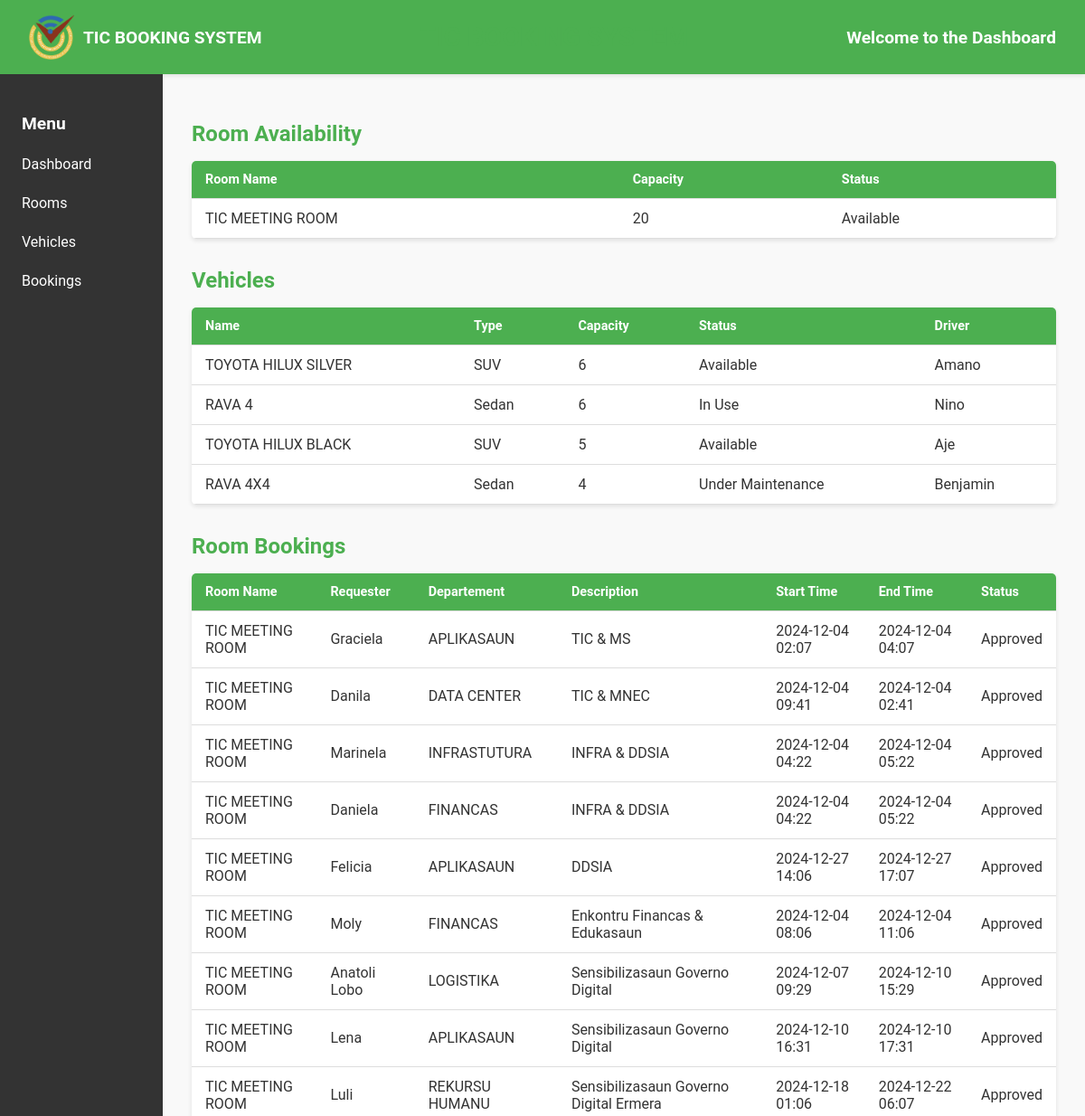
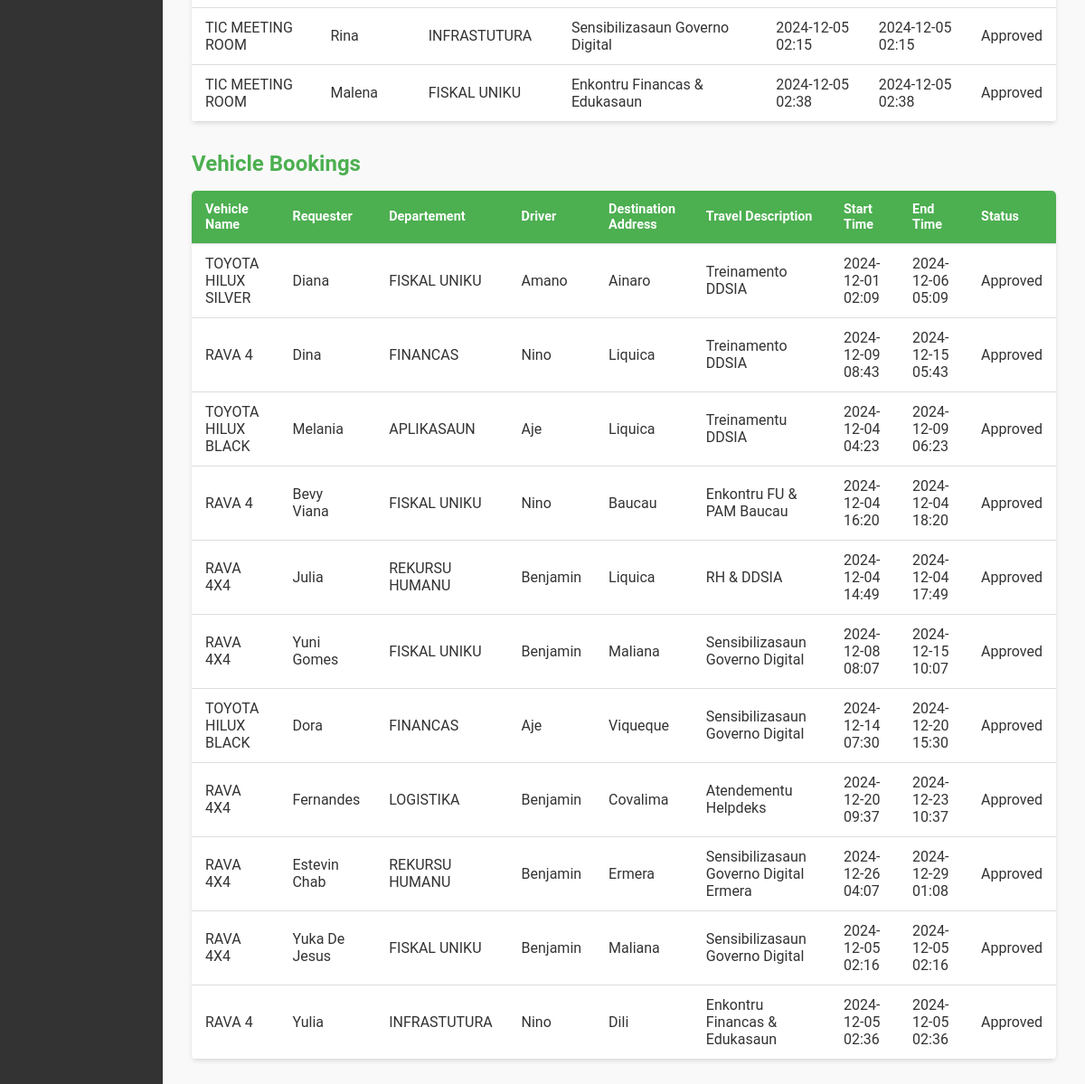
The app's page /, older data (2 pictures, top to bottom).
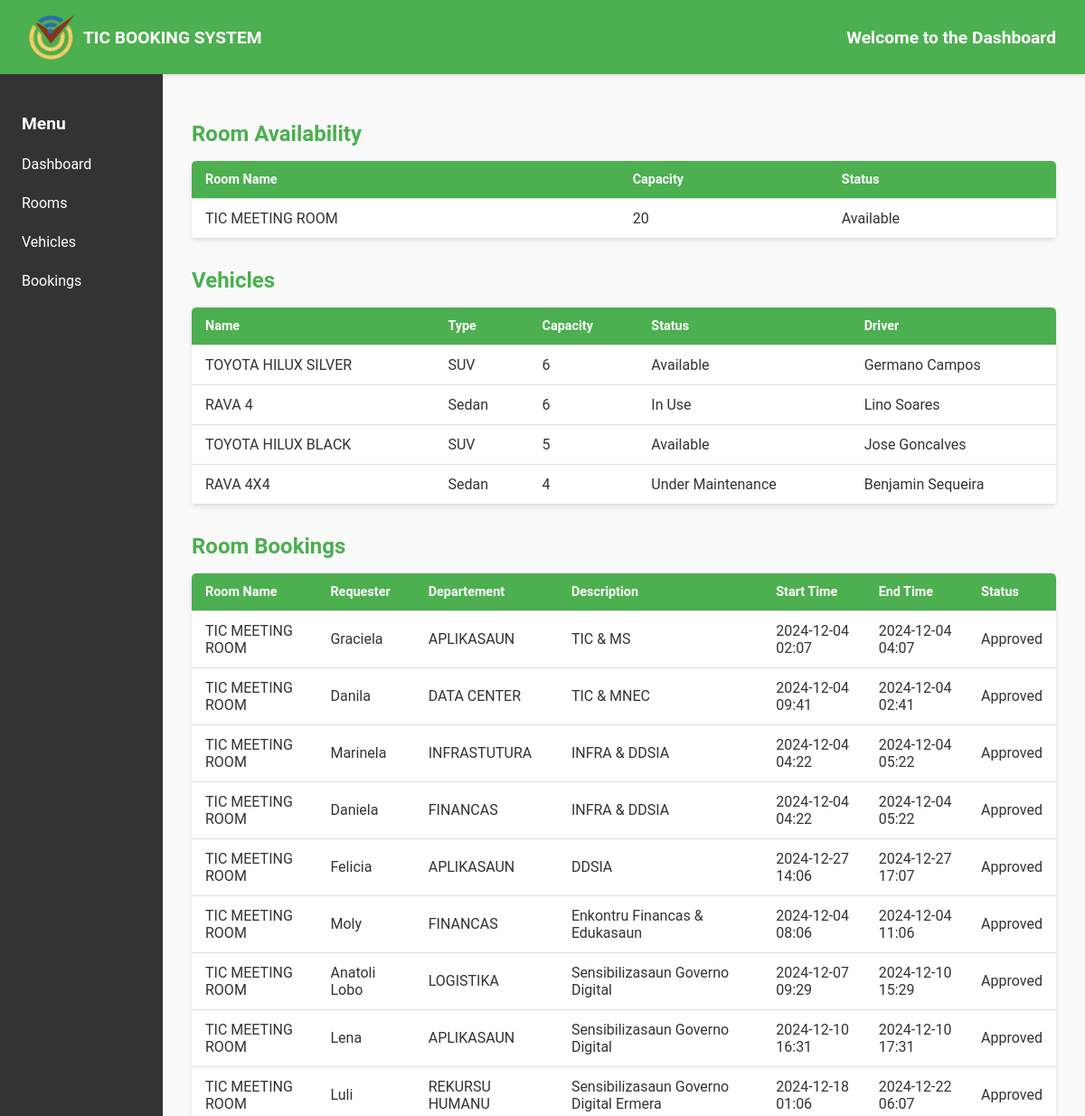
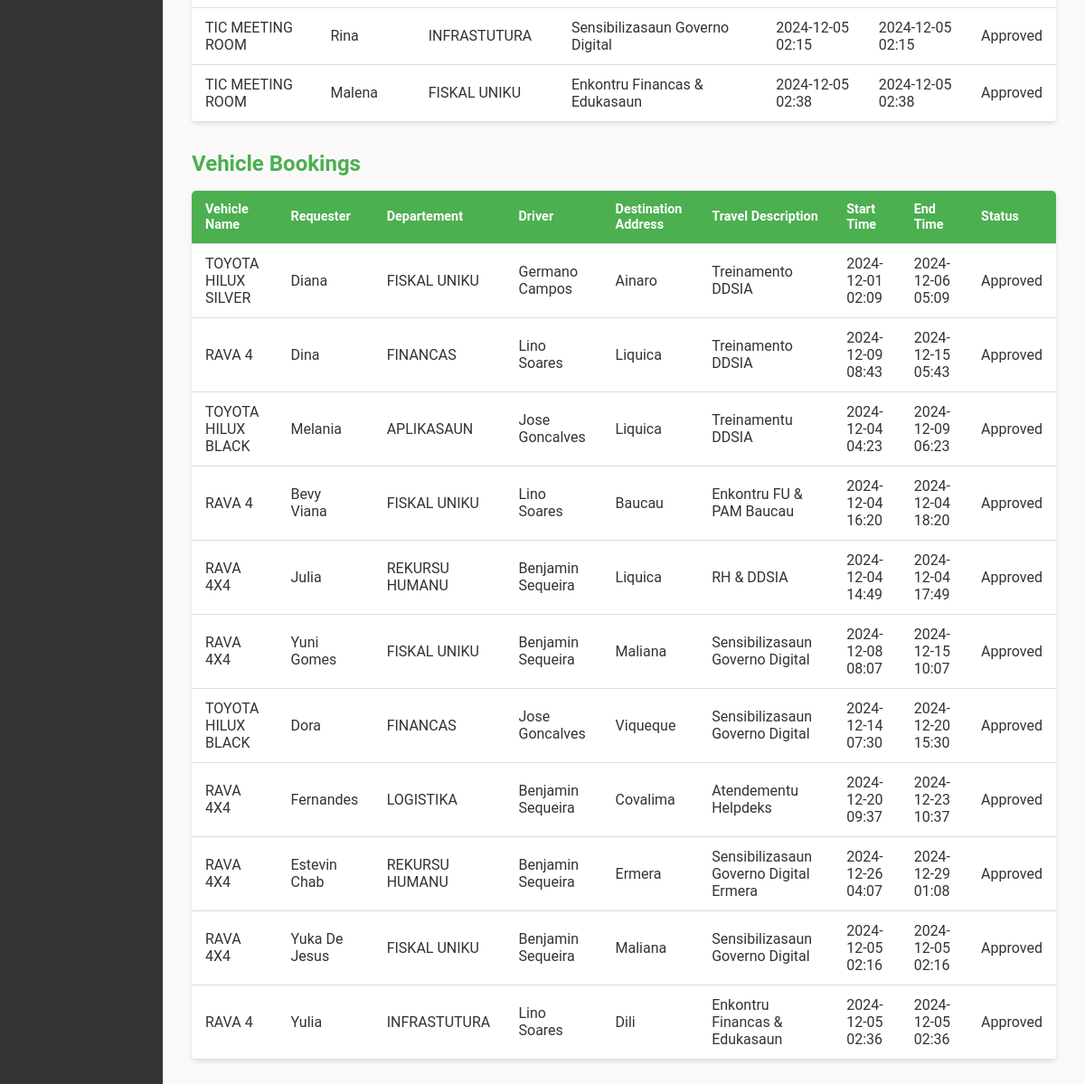
The same page, newer data (2 pictures, top to bottom).
### bookingsystem/models.py (models this page shows, shortened)
class Room(models.Model):
    name = models.CharField(max_length=100)
    capacity = models.IntegerField()
    status = models.CharField(max_length=50, choices=[
        ('Available', 'Available'),
        ('In Use', 'In Use'),
        ('Under Maintenance', 'Under Maintenance'),
    ])

class Vehicle(models.Model):
    name = models.CharField(max_length=100)
    type = models.CharField(max_length=50, choices=[
        ('Sedan', 'Sedan'),
        ('SUV', 'SUV'),
        ('Van', 'Van'),
        ('Truck', 'Truck'),
    ])
    capacity = models.IntegerField()
    status = models.CharField(max_length=50, choices=[
        ('Available', 'Available'),
        ('In Use', 'In Use'),
        ('Under Maintenance', 'Under Maintenance'),
    ])
    driver = models.ForeignKey(
        Driver,
        on_delete=models.SET_NULL,
        null=True,
        blank=True,
        related_name='vehicles'
    )

class Driver(models.Model):
    name = models.CharField(max_length=100)
    license_number = models.CharField(max_length=50, unique=True)

class Booking(models.Model):
    RESOURCE_TYPE_CHOICES = [
        ('Room', 'Room'),
        ('Vehicle', 'Vehicle'),
    ]
    STATUS_CHOICES = [
        ('Pending', 'Pending'),
        ('Approved', 'Approved'),
        ('Rejected', 'Rejected'),
    ]
    resource_type = models.CharField(max_length=50, choices=RESOURCE_TYPE_CHOICES)
    room = models.ForeignKey(Room, on_delete=models.SET_NULL, null=True, blank=True)
    vehicle = models.ForeignKey(Vehicle, on_delete=models.SET_NULL, null=True, blank=True)
    departement = models.ForeignKey(
        'Departement',
        on_delete=models.SET_NULL,
        null=True,
        blank=True,
        related_name='bookings'
    )
    destination_address = models.CharField(max_length=255, null=True, blank=True)
    travel_description = models.TextField(null=False, blank=False)
    requester_name = models.CharField(max_length=100)
    start_time = models.DateTimeField()
    end_time = models.DateTimeField()
    status = models.CharField(max_length=50, choices=STATUS_CHOICES, default='Pending')

class Departement(models.Model):
    name = models.CharField(max_length=100)

### bookingsystem/views.py (the view)
# urls.py: path('', views.dashboard, name='dashboard'),  # Dashboard
def dashboard(request):
    rooms = Room.objects.all()
    vehicles = Vehicle.objects.all()
    bookings = Booking.objects.select_related('room', 'vehicle', 'departement').all()
    departements = Departement.objects.all()
    context = {
        'rooms': rooms,
        'vehicles': vehicles,
        'bookings': bookings,
        'departements': departements,
    }
    return render(request, 'dashboard.html', context)

### bookingsystem/templates/dashboard.html (shortened to what this page needs)
{% load static %}
<!DOCTYPE html>
<html lang="en">
<head>
</head>
<body>
    <header>
        <div class="logo-container">
            <img src="{% static 'images/logo.png' %}" alt="Logo">
            <span class="logo-text">TIC BOOKING SYSTEM</span>
        </div>
        <h1>TIC BOOKING SYSTEM</h1>
        <span>Welcome to the Dashboard</span>
    </header>
    <div class="container">
        <div class="sidebar">
            <h3>Menu</h3>
            <a href="#">Dashboard</a>
            <a href="#">Rooms</a>
            <a href="#">Vehicles</a>
            <a href="#">Bookings</a>
        </div>
        <div class="main-content">
            <h2>Room Availability</h2>
            <table>
                <thead>
                    <tr>
                        <th>Room Name</th>
                        <th>Capacity</th>
                        <th>Status</th>
                    </tr>
                </thead>
                <tbody>
                    {% for room in rooms %}
                        <tr>
                            <td>{{ room.name }}</td>
                            <td>{{ room.capacity }}</td>
                            <td>{{ room.status }}</td>
                        </tr>
                    {% empty %}
                        <tr>
                            <td colspan="3" class="no-data">No rooms available.</td>
                        </tr>
                    {% endfor %}
                </tbody>
            </table>
            <h2>Vehicles</h2>
            <table>
                <thead>
                    <tr>
                        <th>Name</th>
                        <th>Type</th>
                        <th>Capacity</th>
                        <th>Status</th>
                        <th>Driver</th>
                    </tr>
                </thead>
                <tbody>
                    {% for vehicle in vehicles %}
                        <tr>
                            <td>{{ vehicle.name }}</td>
                            <td>{{ vehicle.type }}</td>
                            <td>{{ vehicle.capacity }}</td>
                            <td>{{ vehicle.status }}</td>
                            <td>
                                {% if vehicle.driver %}
                                    {{ vehicle.driver.name }}
                                {% else %}
                                    No Driver
                                {% endif %}
                            </td>
                        </tr>
                    {% empty %}
                        <tr>
                            <td colspan="5" class="no-data">No vehicles available.</td>
                        </tr>
                    {% endfor %}
                </tbody>
            </table>
            <h2>Room Bookings</h2>
            <table>
                <thead>
                    <tr>
                        <th>Room Name</th>
                        <th>Requester</th>
                        <th>Departement</th>
                        <th>Description</th>
                        <th>Start Time</th>
                        <th>End Time</th>
                        <th>Status</th>
                    </tr>
                </thead>
                <tbody>
                    {% for booking in bookings %}
                        {% if booking.resource_type == "Room" %}
                            <tr>
                                <td>{{ booking.room.name }}</td>
                                <td>{{ booking.requester_name }}</td>
                                <td>
                                    {% if booking.departement %}
                                        {{ booking.departement.name }}
                                    {% else %}
                                        No Departement
                                    {% endif %}
                                </td>
                                <td>{{ booking.travel_description|default:"-" }}</td>
                                <td>{{ booking.start_time|date:"Y-m-d H:i" }}</td>
                                <td>{{ booking.end_time|date:"Y-m-d H:i" }}</td>
                                <td>{{ booking.status }}</td>
                            </tr>
                        {% endif %}
                    {% empty %}
                        <tr>
                            <td colspan="7" class="no-data">No room bookings available.</td>
                        </tr>
                    {% endfor %}
                </tbody>
            </table>
            <h2>Vehicle Bookings</h2>
    <table>
        <thead>
            <tr>
                <th>Vehicle Name</th>
                <th>Requester</th>
                <th>Departement</th>
                <th>Driver</th>
                <th>Destination Address</th>
                <th>Travel Description</th>
                <th>Start Time</th>
                <th>End Time</th>
                <th>Status</th>
            </tr>
        </thead>
        <tbody>
            {% for booking in bookings %}
                {% if booking.resource_type == "Vehicle" %}
                    <tr>
                        <td>{{ booking.vehicle.name }}</td>
                        <td>{{ booking.requester_name }}</td>
                        <td>
                            {% if booking.departement %}
                                {{ booking.departement.name }}
                            {% else %}
                                No Departement
                            {% endif %}
                        </td>
                        <td>
                            {% if booking.vehicle.driver %}
                                {{ booking.vehicle.driver.name }}
                            {% else %}
                                No Driver
                            {% endif %}
                        </td>
                        <td>{{ booking.destination_address|default:"-" }}</td>
                        <td>{{ booking.travel_description|default:"-" }}</td>
                        <td>{{ booking.start_time|date:"Y-m-d H:i" }}</td>
                        <td>{{ booking.end_time|date:"Y-m-d H:i" }}</td>
                        <td>{{ booking.status }}</td>
                    </tr>
                {% endif %}
            {% empty %}
                <tr>
                    <td colspan="9" class="no-data">No vehicle bookings available.</td>
                </tr>
            {% endfor %}
        </tbody>
    </table>
        </div>
    </div>
</body>
</html>

### bookingsystem/templates/dashboard.html (style rules this page uses)
body { font-family: 'Roboto', Arial, sans-serif; margin: 0; padding: 0; background-color: #f9f9f9; color: #333; }
header { display: flex; align-items: center; justify-content: space-between; background-color: #4CAF50; color: white; padding: 1rem 2rem; box-shadow: 0 2px 5px rgba(0, 0, 0, 0.1); }
header .logo-container { display: flex; align-items: center; }
header img { height: 50px; margin-right: 10px; }
header .logo-text { font-size: 1.2rem; font-weight: bold; color: white; }
header h1 { margin: 0; font-size: 1.8rem; }
header span { font-size: 1.2rem; font-weight: bold; }
.container { display: grid; grid-template-columns: 15% 85%; min-height: 100vh; }
.sidebar { background-color: #333; color: white; padding: 1.5rem; }
.sidebar h3 { margin-bottom: 1rem; font-size: 1.2rem; }
.sidebar a { display: block; color: white; text-decoration: none; padding: 0.5rem 0; margin-bottom: 0.5rem; border-radius: 5px; transition: background-color 0.3s ease; }
.main-content { padding: 2rem; overflow-y: auto; }
h1, h2 { color: #4CAF50; margin-bottom: 1rem; }
table { width: 100%; border-collapse: collapse; margin-bottom: 2rem; background-color: white; border-radius: 5px; overflow: hidden; box-shadow: 0 2px 5px rgba(0, 0, 0, 0.1); }
table th, table td { padding: 12px 15px; text-align: left; border-bottom: 1px solid #ddd; }
table th { background-color: #4CAF50; color: white; font-size: 0.9rem; }

Row changes from the older to the newer data that the page shows:
changed through a linked row, Vehicle "TOYOTA HILUX SILVER": driver.name "Amano" → "Germano Campos"
changed through a linked row, Vehicle "RAVA 4": driver.name "Nino" → "Lino Soares"
changed through a linked row, Vehicle "TOYOTA HILUX BLACK": driver.name "Aje" → "Jose Goncalves"
changed through a linked row, Vehicle "RAVA 4X4": driver.name "Benjamin" → "Benjamin Sequeira"
changed through a linked row, Booking "Diana": vehicle.driver.name "Amano" → "Germano Campos"
changed through a linked row, Booking "Dina": vehicle.driver.name "Nino" → "Lino Soares"
changed through a linked row, Booking "Melania": vehicle.driver.name "Aje" → "Jose Goncalves"
changed through a linked row, Booking "Bevy Viana": vehicle.driver.name "Nino" → "Lino Soares"
changed through a linked row, Booking "Julia": vehicle.driver.name "Benjamin" → "Benjamin Sequeira"
changed through a linked row, Booking "Yuni Gomes": vehicle.driver.name "Benjamin" → "Benjamin Sequeira"
changed through a linked row, Booking "Dora": vehicle.driver.name "Aje" → "Jose Goncalves"
changed through a linked row, Booking "Fernandes": vehicle.driver.name "Benjamin" → "Benjamin Sequeira"
changed through a linked row, Booking "Estevin Chab": vehicle.driver.name "Benjamin" → "Benjamin Sequeira"
changed through a linked row, Booking "Yuka De Jesus": vehicle.driver.name "Benjamin" → "Benjamin Sequeira"
changed through a linked row, Booking "Yulia": vehicle.driver.name "Nino" → "Lino Soares"
